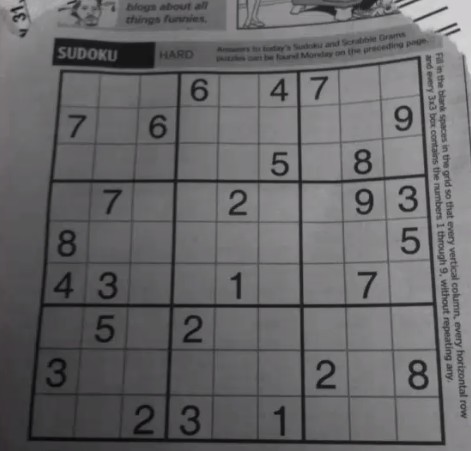
#> input picture 0.OpenCV/Pycharm_files/2.Image_processing/sudoku.jpg, 471 x 451 px
$ python 6.Image_gradients_and_edge_detection.py   (older library calls are emulated)
#> lines starting #> are read from the running program, lines starting #| are printed output that depends on the picture
import cv2
import numpy as np
from matplotlib import pyplot as plt

# theory: refer to onenote
img = cv2.imread("sudoku.jpg", cv2.IMREAD_GRAYSCALE)
#> img: shape (451, 471); min 5, max 219, mean 102.6
lap = cv2.Laplacian(img, cv2.CV_64F, ksize=3)
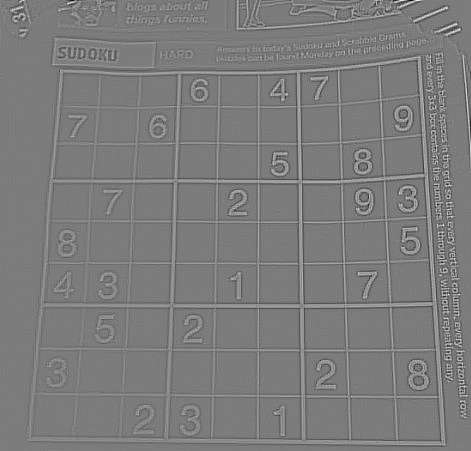
#> lap: shape (451, 471) float64; min -496, max 520, mean 0; drawn with min black and max white
lap = np.uint8(np.absolute(lap))
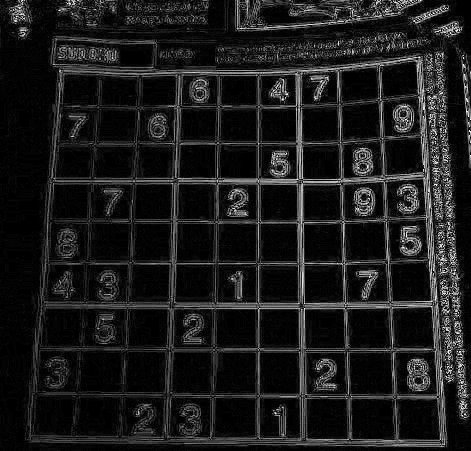
#> lap: shape (451, 471); min 0, max 254, mean 27.8
sobelX = cv2.Sobel(img, cv2.CV_64F, 1, 0)
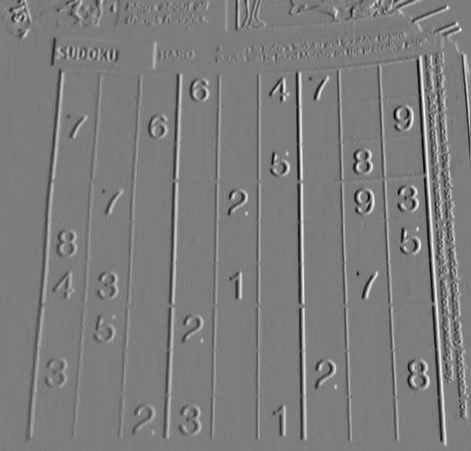
#> sobelX: shape (451, 471) float64; min -402, max 419, mean 1.1; drawn with min black and max white
sobelY = cv2.Sobel(img, cv2.CV_64F, 0, 1)
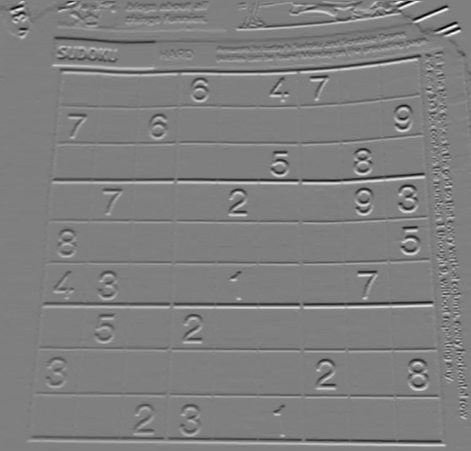
#> sobelY: shape (451, 471) float64; min -480, max 479, mean -0.7; drawn with min black and max white

sobelX = np.uint8(np.absolute(sobelX))
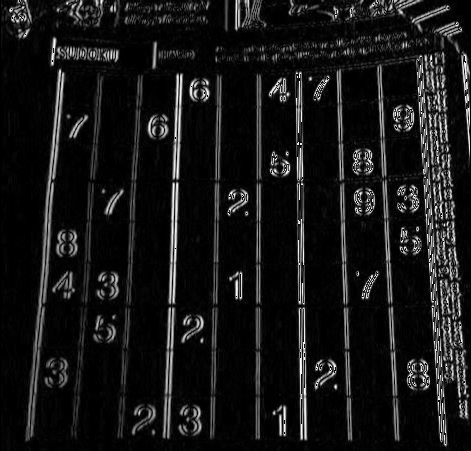
#> sobelX: shape (451, 471); min 0, max 255, mean 23
sobelY = np.uint8(np.absolute(sobelY))
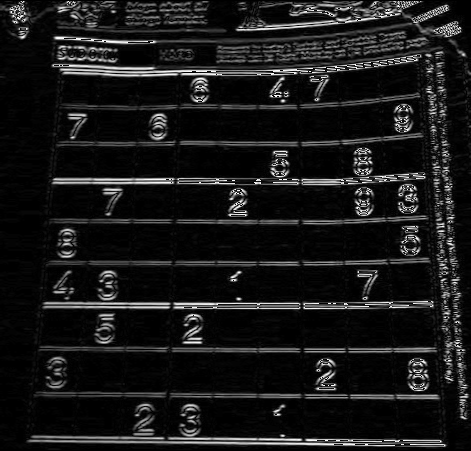
#> sobelY: shape (451, 471); min 0, max 255, mean 24.7

sobelCombined = cv2.bitwise_or(sobelX, sobelY)
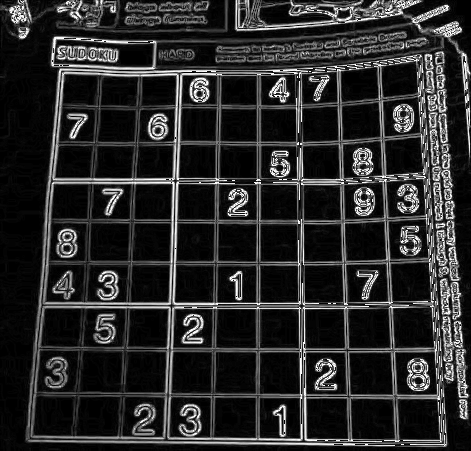
#> sobelCombined: shape (451, 471); min 0, max 255, mean 42.7

titles = ['image', 'Labplacian', 'SobelX', 'SobelY', 'SobelCombined']
images = [img, lap, sobelX, sobelY, sobelCombined]
for i in range(5):
    plt.subplot(2, 3, i + 1), plt.imshow(images[i], "gray")
    plt.title(titles[i])
    plt.xticks([]), plt.yticks([])

plt.show()
